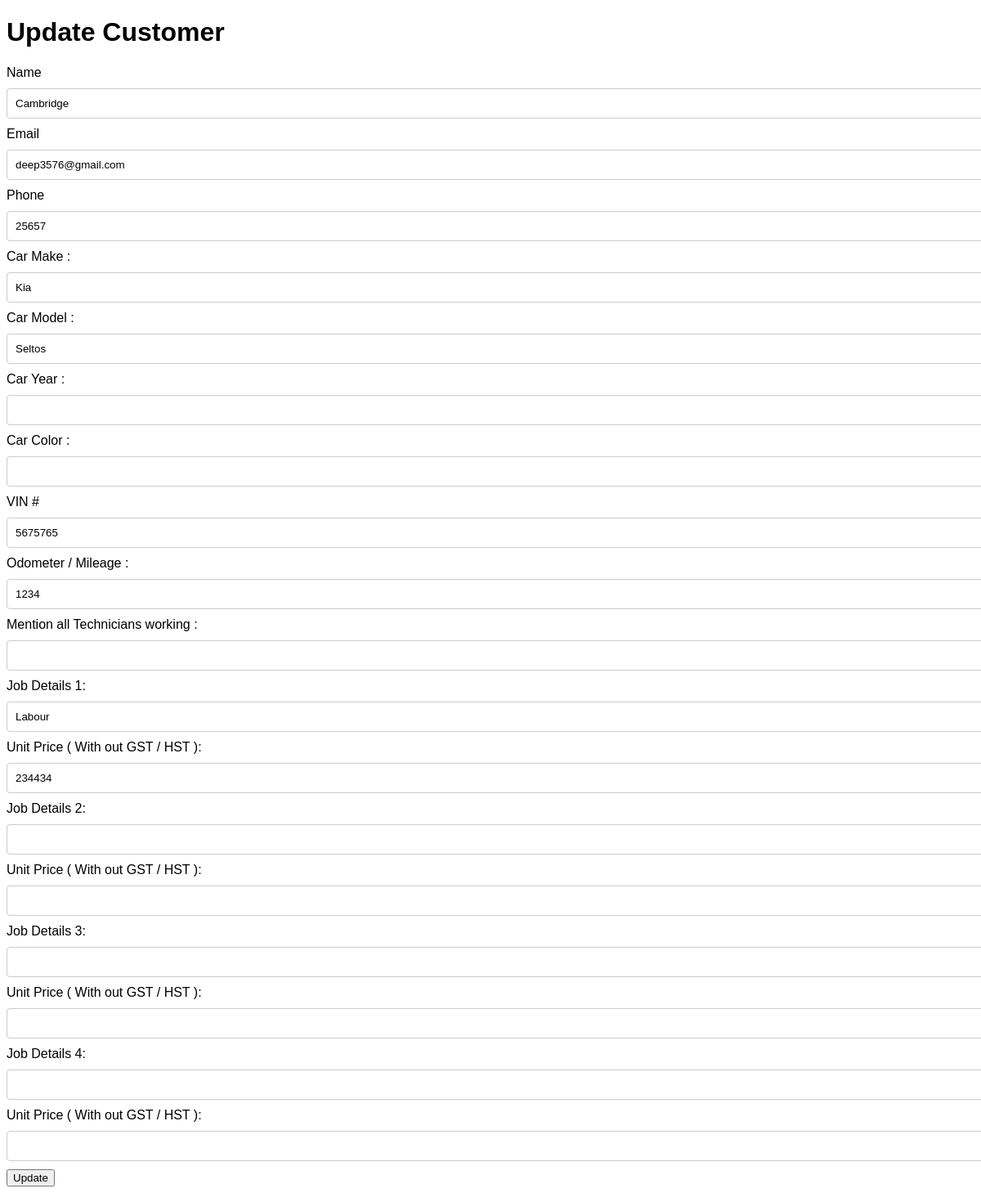
The app's page /customer/10 with its own data.
### app.py (models this page shows)
class Customer(db.Model):
    id = db.Column(db.Integer, primary_key=True)
    name = db.Column(db.String(80), nullable=False)
    email = db.Column(db.String(120), unique=False, nullable=True)
    phone = db.Column(db.String(20), nullable=False)
    CarMake = db.Column(db.String(20), nullable=False)
    CarModel = db.Column(db.String(20), nullable=False)
    CarColor = db.Column(db.String(20), nullable=True)
    Caryear = db.Column(db.Integer, nullable=True)
    Technician = db.Column (db.String(120),nullable=True)
    Vin = db.Column(db.String(120), nullable=False)
    Odometer= db.Column(db.String(120), nullable=True)
    Job = db.Column(db.String(240), nullable=False)
    created_at = db.Column(db.DateTime, nullable=False, default=datetime.now)
    last_updated = db.Column(db.DateTime , nullable= True )
    Price = db.Column(db.Integer, nullable=False)
    Job1 = db.Column(db.String(240), nullable=True)
    Price1 = db.Column(db.Integer, nullable=True)
    Job2 = db.Column(db.String(240), nullable=True)
    Price2 = db.Column(db.Integer, nullable=True)
    Job3 = db.Column(db.String(240), nullable=True)
    Price3 = db.Column(db.Integer, nullable=True)
    Subtotal = db.Column(db.Integer, nullable=True)
    gst = db.Column(db.Integer, nullable=True)
    Total_Amount = db.Column(db.Integer, nullable=True)

### app.py (the view, shortened to what this page needs)
@app.route('/customer/<int:id>', methods=['GET', 'POST'])
def update_customer(id):
    if id == 0:  # Adding a new customer
        customer = Customer()
    else:
        customer = Customer.query.get_or_404(id)
    return render_template('update_customer.html', customer=customer)

### templates/update_customer.html (shortened to what this page needs)
<!doctype html>
<html lang="en">
<head>
    <link rel="stylesheet" href="{{ url_for('static', filename='styles.css') }}">
</head>
<body>
    <h1>{% if customer.id %}Update{% else %}Add New{% endif %} Customer</h1>
    <form action="{{ url_for('update_customer', id=customer.id) }}" method="post">
        <label for="name">Name</label>
        <input type="text" name="name" value="{{ customer.name or '' }}" required><br>
        <label for="email">Email</label>
        <input type="email" name="email" value="{{ customer.email or '' }}" ><br>
        <label for="phone">Phone</label>
        <input type="text" name="phone" value="{{ customer.phone or '' }}" required><br>
        <label for="CarMake"> Car Make :</label>
        <input type="text" name="CarMake" value="{{ customer.CarMake or '' }}" required><br>
        <label for="CarModel"> Car Model :</label>
        <input type="text" name="CarModel" value="{{ customer.CarModel or '' }}" required><br>
        <label for="Caryear"> Car Year :</label>
        <input type="text" name="Caryear" value="{{ customer.Caryear or '' }}" required><br>
        <label for="CarColor"> Car Color :</label>
        <input type="text" name="CarColor" value="{{ customer.CarColor or '' }}" required><br>
        <label for="Vin">VIN #</label>
        <input type="text" name="Vin" value="{{ customer.Vin or '' }}" required><br>
        <label for="Odometer">Odometer / Mileage :</label>
        <input type="text" name="Odometer" value="{{ customer.Odometer or '' }}" ><br>
        <label for="Technician"> Mention all Technicians working  :</label>
        <input type="text" name="Technician" value="{{ customer.Technician or '' }}" ><br>
        <label for="Job">Job Details  1:</label>
        <input type="text" name="Job" value="{{ customer.Job or '' }}" required><br>
        <label for="Price"> Unit Price ( With out GST / HST ): </label>
        <input type="Number" name="Price"  value="{{ customer.Price or '' }}" required><br>
        <label for="Job">Job Details  2:</label>
        <input type="text" name="Job1" value="{{ customer.Job1 or '' }}" ><br>
        <label for="Price1"> Unit Price ( With out GST / HST ): </label>
        <input type="Number" name="Price1"  value="{{ customer.Price1 }}" ><br>
        <label for="Job2">Job Details 3:</label>
        <input type="text" name="Job2" value="{{ customer.Job2 or '' }}" ><br>
        <label for="Price2"> Unit Price ( With out GST / HST ): </label>
        <input type="Number" name="Price2"  value="{{ customer.Price2}}" ><br>
        <label for="Job3">Job Details 4:</label>
        <input type="text" name="Job3" value="{{ customer.Job3 or '' }}" ><br>
        <label for="Price3"> Unit Price ( With out GST / HST ): </label>
        <input type="Number" name="Price3"  value="{{ customer.Price3}}" ><br>
        <button type="submit">{% if customer.id %}Update{% else %}Add{% endif %}</button>
    </form>
</body>
</html>

### static/styles.css (style rules this page uses)
body { font-family: Arial, sans-serif; }
input[type="text"], input[type="email"], input[type="number"] { width: 100%; padding: 10px; margin: 10px 0; border: 1px solid #ccc; border-radius: 4px; }

### records on screen
Customer: name "Cambridge", email "deep3576@gmail.com", phone "25657", CarMake "Kia", CarModel "Seltos", Vin "5675765", Odometer "1234", Job "Labour", Price "234434"
